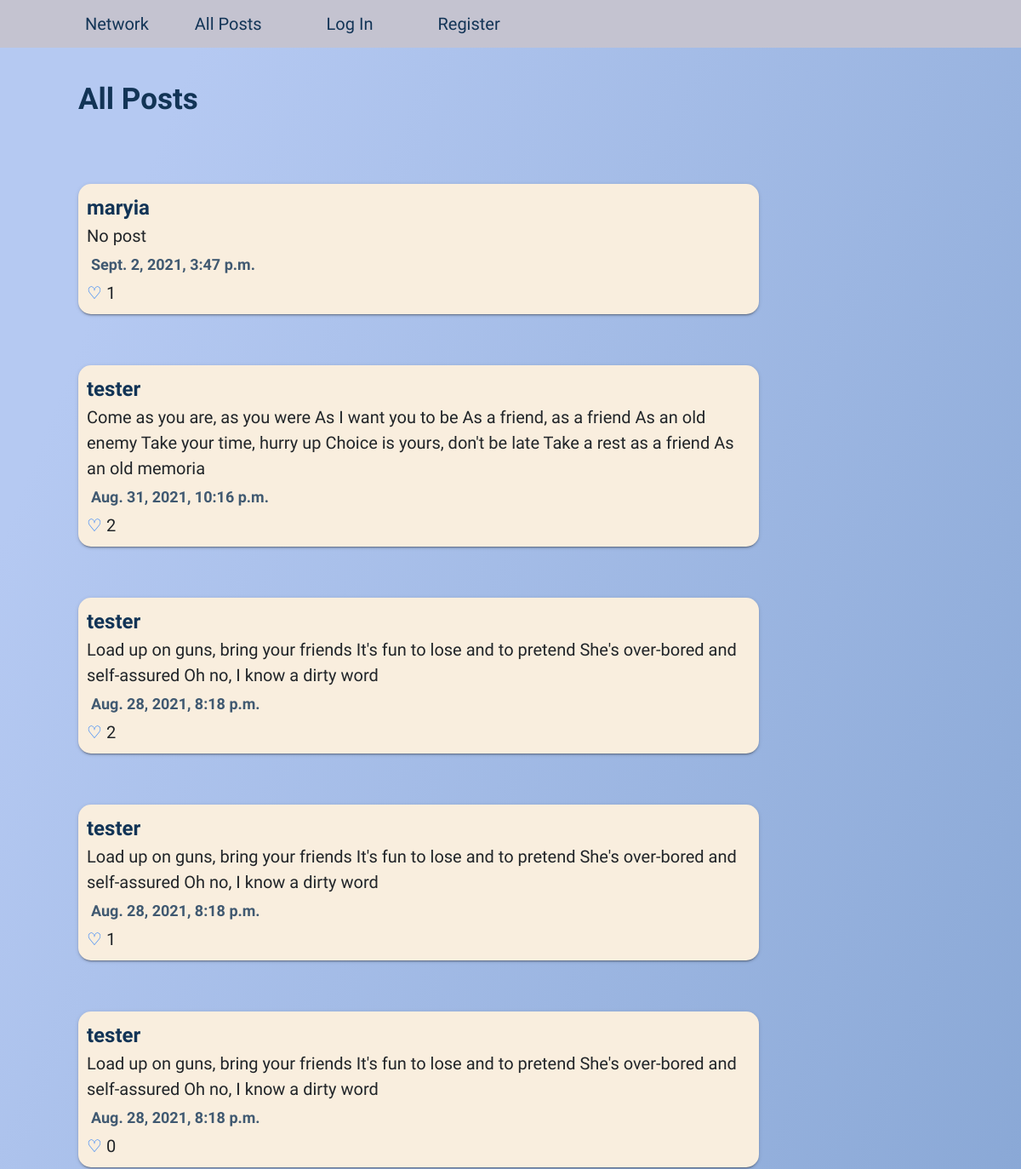
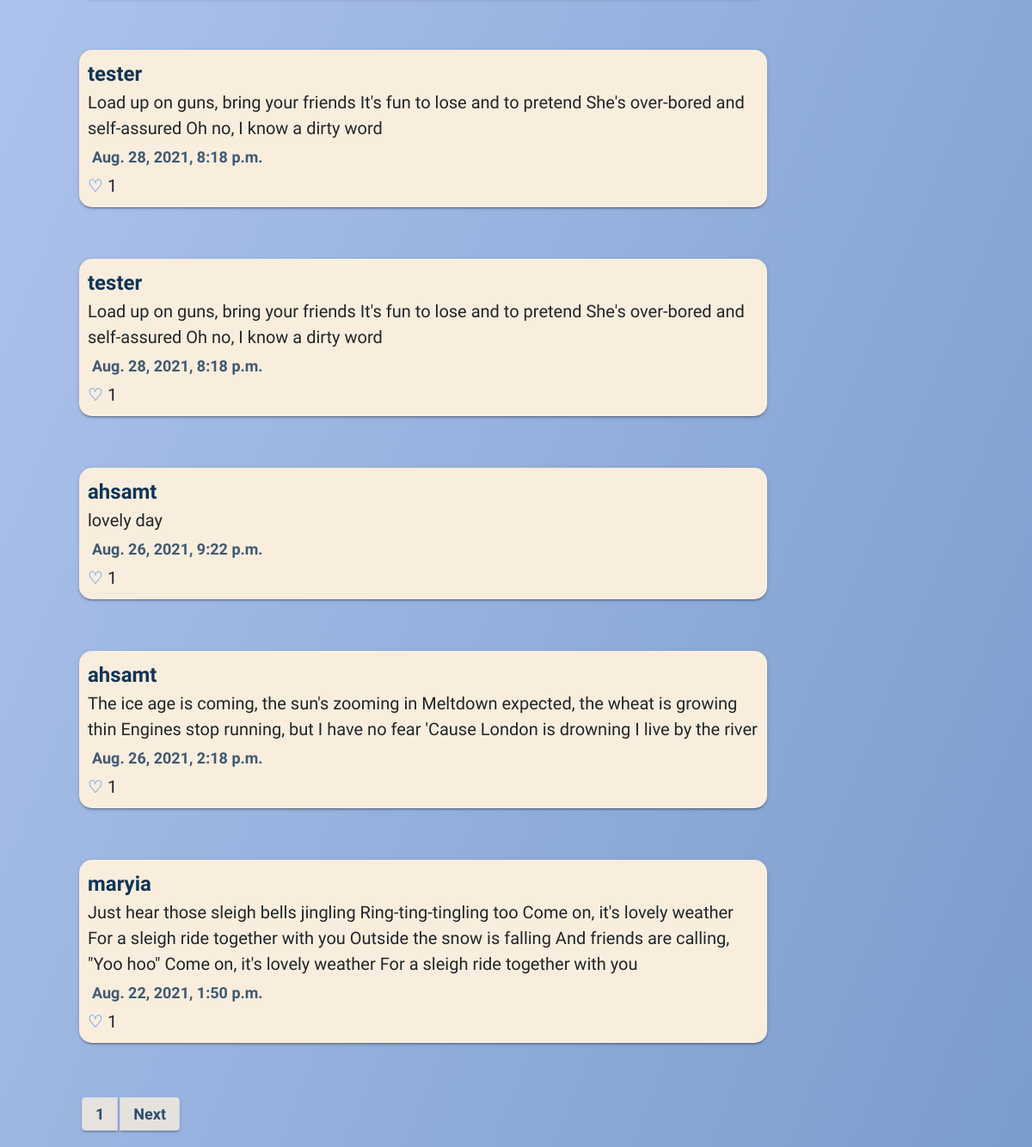
The page / on the database its author committed (2 pictures, top to bottom).
### network/models.py (models this page shows, shortened)
class Post(models.Model):
    content = models.TextField(max_length = 500, blank = False)
    date = models.DateTimeField(default = timezone.now)
    author = models.ForeignKey(User, on_delete = models.CASCADE, null = True, related_name="posts")
    likedBy = models.ManyToManyField(User, blank = True, related_name = "likers")

class User(AbstractUser):
    pass

### network/views.py (the view, shortened to what this page needs)
# urls.py: path("", views.index, name = "index"),
def index(request):
    if request.method == "GET":
        posts = sort_by_date_reverse(Post.objects.all())
        paginator = Paginator(posts,10)
        page_number = request.GET.get('page')
        page_obj = paginator.get_page(page_number)
    return render(request, "network/index.html", { "postForm":NewPost(), "posts":page_obj})

### network/utils.py (called while the page is built)
def sort_by_date_reverse(posts):
    posts = sorted(posts, key = lambda p: (p.date), reverse = True)
    return posts

### network/templates/network/index.html (shortened to what this page needs)
{% extends "network/layout.html" %}
{% block body %}
<h1>All Posts</h1>
<br />
{% include "network/posts.html" with posts=posts %}
{% include "network/pagination.html" with posts=posts %}
{% endblock %}

### network/templates/network/posts.html (shortened to what this page needs)
{% for post in posts %}
<div class="post-section" id="postBlock{{ post.id }}">
  <a class="author" href="/{{ post.author }}">{{ post.author }}</a>
  <div id="postContent{{ post.id }}">{{ post.content }}</div>
  <div class="date">{{ post.date }}</div>
  {% if user.is_authenticated %} {% if user in post.likedBy.all %}
  <a href="/" class="like" data-postId="{{ post.id }}">❤️</a>
  {% else %}
  <a href="/" class="like" data-postId="{{ post.id }}">♡</a>
  {% endif %} {% else %}
  <a href="/" class="loginToLike">♡</a>
  {% endif %}
  <span class="num-likes" id="postLikes{{ post.id }}"> {{ post.likedBy.all|length }}</span>
</div>
<br />
<br />
{% endfor %}

### network/static/network/styles.css (style rules this page uses)
:root { --background-gradient: linear-gradient(111.5deg, rgb(181, 201, 242) 11.1%, rgb(118, 153, 201) 107.5%); --grey-navbar-color: #c4c3d0; --headings-color: #123456; --red-text-color: #f21909; }
body { background: var(--background-gradient); font-family: "Kalam", cursive; font-size: 20px; }
h1, h2 { padding: 40px 0; color: var(--headings-color); font-weight: bold; }
h1 { font-size: 35px; }
a { text-decoration: none; }
.post-section { width: 800px; background-color: #f9eede; padding: 10px; border-radius: 15px; box-shadow: 0 2px 2px 0 rgba(0, 0, 0, 0.14), 0 1px 5px 0 rgba(0, 0, 0, 0.12), 0 3px 1px -2px rgba(0, 0, 0, 0.2); }
.author { color: var(--headings-color); font-size: 24px; font-weight: bold; transition: ease-in-out 200ms; }
.date { margin: 5px; font-size: 18px; opacity: 0.8; font-weight: bolder; color: var(--headings-color); }

### rows shown on the page
Post: author "maryia", content "No post", date "Sept. 2, 2021, 3:47 p.m.", likedBy.all|length "1"
Post: author "tester", content "Come as you are, as you were As I want you to be As a friend, as a friend As an old enemy Take your time, hurry up Choice is yours, don't be late Take a rest as a friend As an old memoria", date "Aug. 31, 2021, 10:16 p.m.", likedBy.all|length "2"
Post: author "tester", content "Load up on guns, bring your friends It's fun to lose and to pretend She's over-bored and self-assured Oh no, I know a dirty word", date "Aug. 28, 2021, 8:18 p.m.", likedBy.all|length "2"
Post: author "tester", content "Load up on guns, bring your friends It's fun to lose and to pretend She's over-bored and self-assured Oh no, I know a dirty word", date "Aug. 28, 2021, 8:18 p.m.", likedBy.all|length "1"
Post: author "tester", content "Load up on guns, bring your friends It's fun to lose and to pretend She's over-bored and self-assured Oh no, I know a dirty word", date "Aug. 28, 2021, 8:18 p.m.", likedBy.all|length "0"
Post: author "tester", content "Load up on guns, bring your friends It's fun to lose and to pretend She's over-bored and self-assured Oh no, I know a dirty word", date "Aug. 28, 2021, 8:18 p.m.", likedBy.all|length "1"
Post: author "tester", content "Load up on guns, bring your friends It's fun to lose and to pretend She's over-bored and self-assured Oh no, I know a dirty word", date "Aug. 28, 2021, 8:18 p.m.", likedBy.all|length "1"
Post: author "ahsamt", content "lovely day", date "Aug. 26, 2021, 9:22 p.m.", likedBy.all|length "1"
Post: author "ahsamt", content "The ice age is coming, the sun's zooming in Meltdown expected, the wheat is growing thin Engines stop running, but I have no fear 'Cause London is drowning I live by the river", date "Aug. 26, 2021, 2:18 p.m.", likedBy.all|length "1"
Post: author "maryia", content "Just hear those sleigh bells jingling Ring-ting-tingling too Come on, it's lovely weather For a sleigh ride together with you Outside the snow is falling And friends are calling, \"Yoo hoo\" Come on, it's lovely weather For a sleigh ride together with you", date "Aug. 22, 2021, 1:50 p.m.", likedBy.all|length "1"

### other values the page prints
{{ posts.number }} "1"
